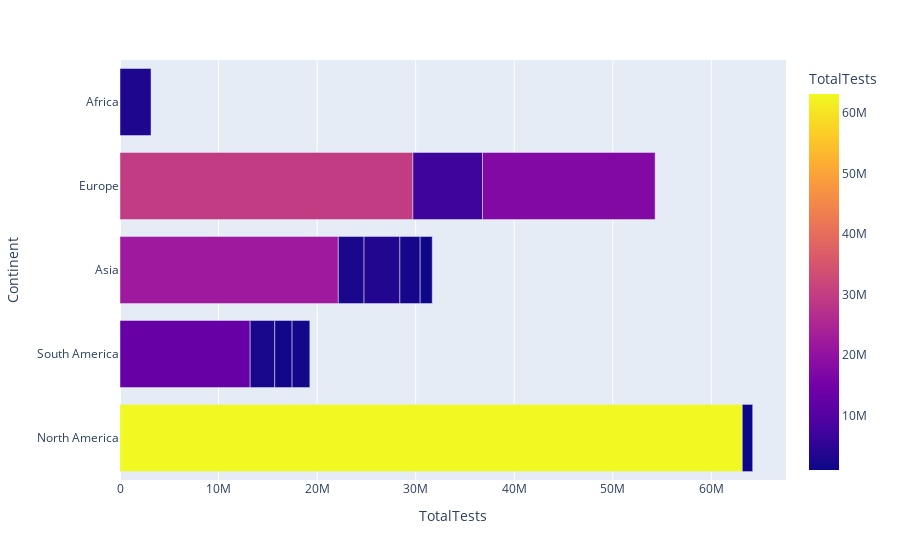

The notebook cell this image was saved under:
### Code cell
px.bar(data_frame=df.head(15),x='TotalTests',y='Continent',
       color='TotalTests',
       height=500,
       orientation='h',
       labels={'TotalCases':'Total Cases'},
       hover_data=['Country/Region','Continent']
      )

### Figure 1 — Plotly figure (JSON) as saved in the notebook; plotly's stock layout.template omitted (floating-point values rounded to 4 significant figures)
{"data": [{"alignmentgroup": "True", "customdata": [["USA"], ["Brazil"], ["India"], ["Russia"], ["South Africa"], ["Mexico"], ["Peru"], ["Chile"], ["Colombia"], ["Spain"], ["Iran"], ["UK"], ["Saudi Arabia"], ["Pakistan"], ["Bangladesh"]], "hovertemplate": "TotalTests=%{marker.color}<br>Continent=%{y}<br>Country/Region=%{customdata[0]}<extra></extra>", "legendgroup": "", "marker": {"color": [63139605, 13206188, 22149351, 29716907, 3149807, 1056915, 2493429, 1760615, 1801835, 7064329, 2612763, 17515234, 3635705, 2058872, 1225124], "coloraxis": "coloraxis", "pattern": {"shape": ""}}, "name": "", "offsetgroup": "", "orientation": "h", "showlegend": false, "textposition": "auto", "type": "bar", "x": [63139605, 13206188, 22149351, 29716907, 3149807, 1056915, 2493429, 1760615, 1801835, 7064329, 2612763, 17515234, 3635705, 2058872, 1225124], "xaxis": "x", "y": ["North America", "South America", "Asia", "Europe", "Africa", "North America", "South America", "South America", "South America", "Europe", "Asia", "Europe", "Asia", "Asia", "Asia"], "yaxis": "y"}], "layout": {"autosize": true, "barmode": "relative", "coloraxis": {"colorbar": {"title": {"text": "TotalTests"}}, "colorscale": [[0, "#0d0887"], [0.1111, "#46039f"], [0.2222, "#7201a8"], [0.3333, "#9c179e"], [0.4444, "#bd3786"], [0.5556, "#d8576b"], [0.6667, "#ed7953"], [0.7778, "#fb9f3a"], [0.8889, "#fdca26"], [1, "#f0f921"]]}, "legend": {"tracegroupgap": 0}, "margin": {"t": 60}, "xaxis": {"anchor": "y", "autorange": true, "domain": [0, 1], "range": [0, 67580000.0], "title": {"text": "TotalTests"}, "type": "linear"}, "yaxis": {"anchor": "x", "autorange": true, "domain": [0, 1], "range": [-0.5, 4.5], "title": {"text": "Continent"}, "type": "category"}}}
